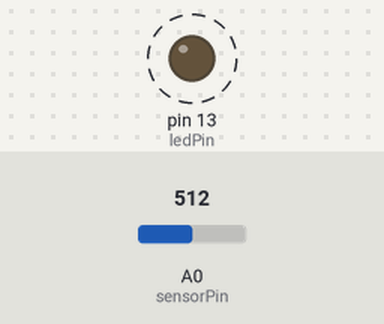
This sketch was run on a simulated Arduino Uno, built with avr-gcc and run on an emulated ATmega328P. On the bench: output pins drawn as LEDs (lit = HIGH). Dashed ring = blinking. The inputs (shaded band) are chosen by the test bench; at power-on: A0 (sensorPin) = 512.

Above: at 1.8 s.
1.9 s: A0 (sensorPin) set to 0
At 3.3 s:
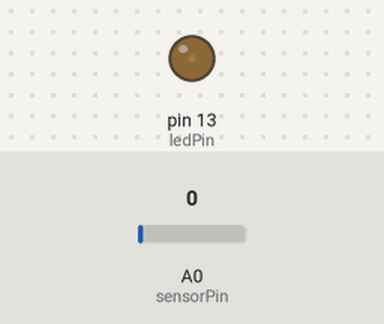
3.6 s: A0 (sensorPin) set to 122
At 3.9 s:
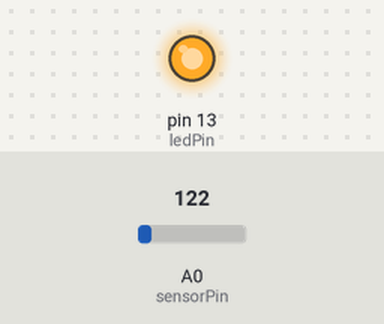
Timing chart, 0 to 13.1 s (numbered marks = the images above; inputs shaded):
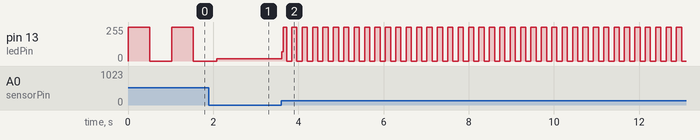

The sketch:

potentiometer.ino
```cpp
/*
 * Potentiometer (LED duration)
 *
 * Control the LED duration with a potentiometer
 *
 * Jim Palomo
 */

int ledPin = 13;      // LED pin
int sensorPin = A0;   // input pin for potentiometer
int sensorValue = 0;  // sensor value recorded from potentiometer

void setup() {
  pinMode(ledPin, OUTPUT);  // LED pin set as output
}

void loop() {
  // read value inputted from potentiometer
  sensorValue = analogRead(sensorPin);

  digitalWrite(ledPin, HIGH); // set LED pin on
  delay(sensorValue);         // delay w/ potentiometer value

  digitalWrite(ledPin, LOW);  // set LED pin off
  delay(sensorValue);
}
```

Measured:
- after the input at 3.6 s, pin 13 (ledPin): 16/255 → 69/255 at once, then moves between 0/255 and 255/255, repeating every 0.24 s
- by itself, pin 13 (ledPin): alternates 255/255 for 0.51 s and 0/255 for 0.51 s
